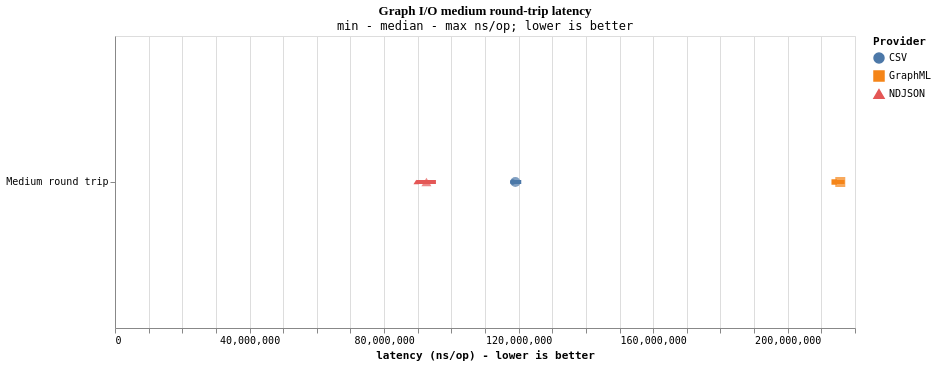

The specification (Vega-Lite) saved for this image:
### Vega-Lite specification from a JSON file in a GitHub repository (floating-point values rounded to 4 significant figures)
{"$schema": "https://vega.github.io/schema/vega-lite/v5.json", "title": {"text": "Graph I/O medium round-trip latency", "subtitle": "min - median - max ns/op; lower is better"}, "width": 740, "height": 292, "data": {"values": [{"provider": "CSV", "scenario": "Medium round trip", "panel": "Equivalent format round trips", "min": 118241611, "median": 119020958, "max": 120779565, "samples": 5}, {"provider": "NDJSON", "scenario": "Medium round trip", "panel": "Equivalent format round trips", "min": 89560359, "median": 92585426, "max": 95412814, "samples": 5}, {"provider": "GraphML", "scenario": "Medium round trip", "panel": "Equivalent format round trips", "min": 213818108, "median": 215622483, "max": 216896492, "samples": 5}]}, "encoding": {"y": {"field": "scenario", "type": "nominal", "title": null}, "color": {"field": "provider", "type": "nominal", "title": "Provider"}, "shape": {"field": "provider", "type": "nominal", "title": "Provider"}, "row": {"field": "panel", "type": "nominal", "title": null}}, "layer": [{"mark": {"type": "rule", "strokeWidth": 4}, "encoding": {"x": {"field": "min", "type": "quantitative", "title": "latency (ns/op) - lower is better", "scale": {"type": "linear", "zero": true}}, "x2": {"field": "max"}}}, {"mark": {"type": "point", "filled": true, "size": 100}, "encoding": {"x": {"field": "median", "type": "quantitative", "scale": {"type": "linear", "zero": true}}}}], "config": {"font": "Comic Mono, SFMono-Regular, Consolas, monospace", "title": {"font": "Architects Daughter, Comic Sans MS, cursive"}, "background": "#FFFFFF"}}
